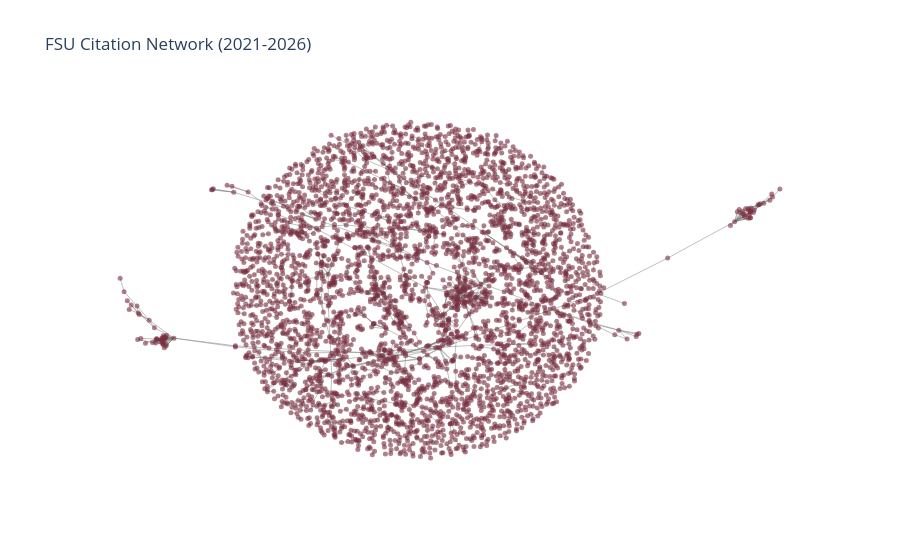

Here is the notebook cell this chart was saved with:
### Code cell
fig = go.Figure(
    data=[edge_trace, node_trace]
)

fig.update_layout(
    title="FSU Citation Network (2021-2026)",
    showlegend=False,
    xaxis= dict(
        visible=False,
        showgrid=False,
        zeroline=False
    ),
    yaxis=dict(
        visible=False,
        showgrid=False,
        zeroline=False
    ),
    plot_bgcolor="white",
    hovermode="closest"
)

fig.show()

### Figure 1 — Plotly figure (JSON) as saved in the notebook; plotly's stock layout.template omitted (floating-point values rounded to 4 significant figures; data arrays with more than 128 entries replaced by an {"elided": "..."} marker saying what was removed)
{"data": [{"hoverinfo": "none", "line": {"color": "gray", "width": 0.5}, "mode": "lines", "type": "scatter", "x": {"elided": "10473 float values"}, "y": {"elided": "10473 float values"}}, {"hoverinfo": "text", "marker": {"color": "#782F40", "opacity": 0.6, "size": 5}, "mode": "markers", "text": {"elided": "3762 str values"}, "type": "scatter", "x": {"elided": "3762 float values"}, "y": {"elided": "3762 float values"}}], "layout": {"hovermode": "closest", "plot_bgcolor": "white", "showlegend": false, "title": {"text": "FSU Citation Network (2021-2026)"}, "xaxis": {"showgrid": false, "visible": false, "zeroline": false}, "yaxis": {"showgrid": false, "visible": false, "zeroline": false}}}
